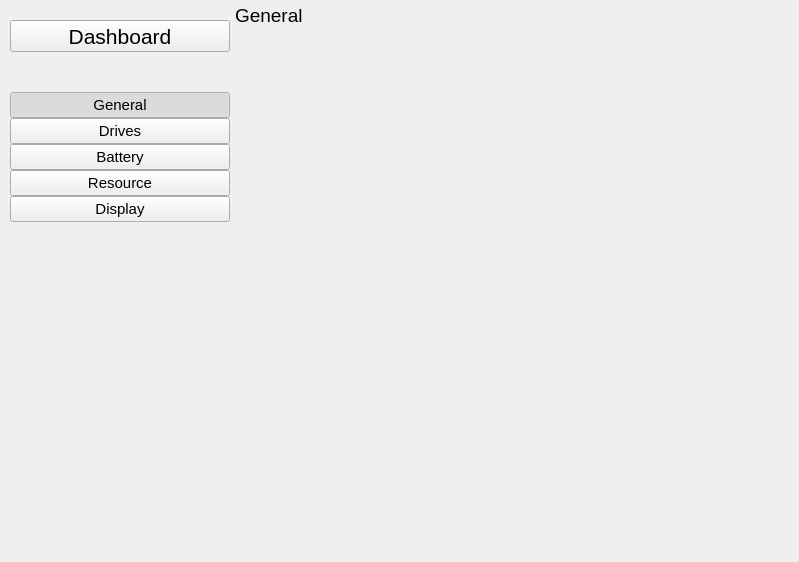
<?xml version="1.0" encoding="UTF-8"?>
<ui version="4.0">
 <class>dashboard</class>
 <widget class="QWidget" name="dashboard">
  <property name="geometry">
   <rect>
    <x>0</x>
    <y>0</y>
    <width>799</width>
    <height>562</height>
   </rect>
  </property>
  <property name="windowTitle">
   <string>Dashboard</string>
  </property>
  <property name="windowIcon">
   <iconset resource="icons.qrc">
    <normaloff>:/icons/dashboard.svg</normaloff>:/icons/dashboard.svg</iconset>
  </property>
  <property name="styleSheet">
   <string notr="true"/>
  </property>
  <layout class="QGridLayout" name="gridLayout">
   <property name="leftMargin">
    <number>0</number>
   </property>
   <property name="topMargin">
    <number>0</number>
   </property>
   <property name="rightMargin">
    <number>0</number>
   </property>
   <property name="bottomMargin">
    <number>0</number>
   </property>
   <property name="spacing">
    <number>0</number>
   </property>
   <item row="0" column="0" rowspan="2">
    <widget class="QWidget" name="shortcut" native="true">
     <property name="sizePolicy">
      <sizepolicy hsizetype="Expanding" vsizetype="Expanding">
       <horstretch>0</horstretch>
       <verstretch>0</verstretch>
      </sizepolicy>
     </property>
     <property name="minimumSize">
      <size>
       <width>200</width>
       <height>0</height>
      </size>
     </property>
     <property name="maximumSize">
      <size>
       <width>230</width>
       <height>16777215</height>
      </size>
     </property>
     <property name="accessibleName">
      <string>shortcut</string>
     </property>
     <layout class="QVBoxLayout" name="verticalLayout_3">
      <property name="spacing">
       <number>0</number>
      </property>
      <property name="leftMargin">
       <number>10</number>
      </property>
      <property name="topMargin">
       <number>20</number>
      </property>
      <property name="rightMargin">
       <number>0</number>
      </property>
      <property name="bottomMargin">
       <number>10</number>
      </property>
      <item>
       <widget class="QToolButton" name="appTitle">
        <property name="sizePolicy">
         <sizepolicy hsizetype="Preferred" vsizetype="Fixed">
          <horstretch>0</horstretch>
          <verstretch>0</verstretch>
         </sizepolicy>
        </property>
        <property name="font">
         <font>
          <pointsize>16</pointsize>
         </font>
        </property>
        <property name="focusPolicy">
         <enum>Qt::NoFocus</enum>
        </property>
        <property name="layoutDirection">
         <enum>Qt::LeftToRight</enum>
        </property>
        <property name="text">
         <string notr="true">Dashboard</string>
        </property>
        <property name="icon">
         <iconset resource="icons.qrc">
          <normaloff>:/icons/dashboard.svg</normaloff>:/icons/dashboard.svg</iconset>
        </property>
        <property name="iconSize">
         <size>
          <width>24</width>
          <height>24</height>
         </size>
        </property>
        <property name="toolButtonStyle">
         <enum>Qt::ToolButtonTextBesideIcon</enum>
        </property>
       </widget>
      </item>
      <item>
       <spacer name="verticalSpacer_2">
        <property name="orientation">
         <enum>Qt::Vertical</enum>
        </property>
        <property name="sizeType">
         <enum>QSizePolicy::Fixed</enum>
        </property>
        <property name="sizeHint" stdset="0">
         <size>
          <width>20</width>
          <height>40</height>
         </size>
        </property>
       </spacer>
      </item>
      <item>
       <widget class="QPushButton" name="Bgeneral">
        <property name="font">
         <font>
          <pointsize>11</pointsize>
         </font>
        </property>
        <property name="focusPolicy">
         <enum>Qt::NoFocus</enum>
        </property>
        <property name="styleSheet">
         <string notr="true"/>
        </property>
        <property name="text">
         <string>General</string>
        </property>
        <property name="icon">
         <iconset resource="icons.qrc">
          <normaloff>:/icons/general.svg</normaloff>:/icons/general.svg</iconset>
        </property>
        <property name="iconSize">
         <size>
          <width>22</width>
          <height>22</height>
         </size>
        </property>
        <property name="checkable">
         <bool>true</bool>
        </property>
        <property name="checked">
         <bool>true</bool>
        </property>
       </widget>
      </item>
      <item>
       <widget class="QPushButton" name="Bdrives">
        <property name="font">
         <font>
          <pointsize>11</pointsize>
         </font>
        </property>
        <property name="focusPolicy">
         <enum>Qt::NoFocus</enum>
        </property>
        <property name="text">
         <string>Drives</string>
        </property>
        <property name="icon">
         <iconset resource="icons.qrc">
          <normaloff>:/icons/drive.svg</normaloff>:/icons/drive.svg</iconset>
        </property>
        <property name="iconSize">
         <size>
          <width>22</width>
          <height>22</height>
         </size>
        </property>
        <property name="checkable">
         <bool>true</bool>
        </property>
        <property name="checked">
         <bool>false</bool>
        </property>
       </widget>
      </item>
      <item>
       <widget class="QPushButton" name="Bbattery">
        <property name="font">
         <font>
          <pointsize>11</pointsize>
         </font>
        </property>
        <property name="focusPolicy">
         <enum>Qt::NoFocus</enum>
        </property>
        <property name="text">
         <string>Battery</string>
        </property>
        <property name="icon">
         <iconset resource="icons.qrc">
          <normaloff>:/icons/battery.svg</normaloff>:/icons/battery.svg</iconset>
        </property>
        <property name="iconSize">
         <size>
          <width>22</width>
          <height>22</height>
         </size>
        </property>
        <property name="checkable">
         <bool>true</bool>
        </property>
        <property name="checked">
         <bool>false</bool>
        </property>
       </widget>
      </item>
      <item>
       <widget class="QPushButton" name="Bresource">
        <property name="font">
         <font>
          <pointsize>11</pointsize>
         </font>
        </property>
        <property name="focusPolicy">
         <enum>Qt::NoFocus</enum>
        </property>
        <property name="text">
         <string>Resource</string>
        </property>
        <property name="icon">
         <iconset resource="icons.qrc">
          <normaloff>:/icons/resource.svg</normaloff>:/icons/resource.svg</iconset>
        </property>
        <property name="iconSize">
         <size>
          <width>22</width>
          <height>22</height>
         </size>
        </property>
        <property name="checkable">
         <bool>true</bool>
        </property>
        <property name="checked">
         <bool>false</bool>
        </property>
       </widget>
      </item>
      <item>
       <widget class="QPushButton" name="Bdisplay">
        <property name="font">
         <font>
          <pointsize>11</pointsize>
         </font>
        </property>
        <property name="focusPolicy">
         <enum>Qt::NoFocus</enum>
        </property>
        <property name="text">
         <string>Display</string>
        </property>
        <property name="icon">
         <iconset resource="icons.qrc">
          <normaloff>:/icons/desktop.svg</normaloff>:/icons/desktop.svg</iconset>
        </property>
        <property name="iconSize">
         <size>
          <width>22</width>
          <height>22</height>
         </size>
        </property>
        <property name="checkable">
         <bool>true</bool>
        </property>
        <property name="checked">
         <bool>false</bool>
        </property>
       </widget>
      </item>
      <item>
       <spacer name="verticalSpacer_3">
        <property name="orientation">
         <enum>Qt::Vertical</enum>
        </property>
        <property name="sizeHint" stdset="0">
         <size>
          <width>20</width>
          <height>10</height>
         </size>
        </property>
       </spacer>
      </item>
     </layout>
    </widget>
   </item>
   <item row="0" column="1">
    <widget class="QFrame" name="nameBar">
     <property name="minimumSize">
      <size>
       <width>0</width>
       <height>30</height>
      </size>
     </property>
     <property name="maximumSize">
      <size>
       <width>16777215</width>
       <height>30</height>
      </size>
     </property>
     <property name="accessibleName">
      <string>nameBar</string>
     </property>
     <property name="frameShape">
      <enum>QFrame::NoFrame</enum>
     </property>
     <property name="frameShadow">
      <enum>QFrame::Plain</enum>
     </property>
     <property name="lineWidth">
      <number>0</number>
     </property>
     <layout class="QHBoxLayout" name="horizontalLayout">
      <property name="spacing">
       <number>4</number>
      </property>
      <property name="leftMargin">
       <number>5</number>
      </property>
      <property name="topMargin">
       <number>0</number>
      </property>
      <property name="rightMargin">
       <number>2</number>
      </property>
      <property name="bottomMargin">
       <number>0</number>
      </property>
      <item>
       <widget class="QLabel" name="selectedsection">
        <property name="sizePolicy">
         <sizepolicy hsizetype="Expanding" vsizetype="Preferred">
          <horstretch>0</horstretch>
          <verstretch>0</verstretch>
         </sizepolicy>
        </property>
        <property name="minimumSize">
         <size>
          <width>0</width>
          <height>30</height>
         </size>
        </property>
        <property name="maximumSize">
         <size>
          <width>200</width>
          <height>16777215</height>
         </size>
        </property>
        <property name="font">
         <font>
          <pointsize>14</pointsize>
         </font>
        </property>
        <property name="text">
         <string>General</string>
        </property>
       </widget>
      </item>
      <item>
       <spacer name="horizontalSpacer">
        <property name="orientation">
         <enum>Qt::Horizontal</enum>
        </property>
        <property name="sizeHint" stdset="0">
         <size>
          <width>40</width>
          <height>20</height>
         </size>
        </property>
       </spacer>
      </item>
     </layout>
    </widget>
   </item>
   <item row="1" column="1">
    <widget class="QStackedWidget" name="pages">
     <property name="currentIndex">
      <number>4</number>
     </property>
     <widget class="QWidget" name="pageGeneral">
      <property name="accessibleName">
       <string>pages</string>
      </property>
      <property name="styleSheet">
       <string notr="true"/>
      </property>
      <layout class="QVBoxLayout" name="pGeneralLayout">
       <property name="spacing">
        <number>0</number>
       </property>
       <property name="leftMargin">
        <number>0</number>
       </property>
       <property name="topMargin">
        <number>0</number>
       </property>
       <property name="rightMargin">
        <number>0</number>
       </property>
       <property name="bottomMargin">
        <number>0</number>
       </property>
      </layout>
     </widget>
     <widget class="QWidget" name="pageDrives">
      <property name="accessibleName">
       <string>pages</string>
      </property>
      <property name="styleSheet">
       <string notr="true"/>
      </property>
      <layout class="QVBoxLayout" name="pDriveLayout">
       <property name="spacing">
        <number>0</number>
       </property>
       <property name="leftMargin">
        <number>0</number>
       </property>
       <property name="topMargin">
        <number>0</number>
       </property>
       <property name="rightMargin">
        <number>0</number>
       </property>
       <property name="bottomMargin">
        <number>0</number>
       </property>
      </layout>
     </widget>
     <widget class="QWidget" name="pageBattery">
      <property name="accessibleName">
       <string>pages</string>
      </property>
      <layout class="QVBoxLayout" name="pBatteryLayout">
       <property name="spacing">
        <number>0</number>
       </property>
       <property name="leftMargin">
        <number>0</number>
       </property>
       <property name="topMargin">
        <number>0</number>
       </property>
       <property name="rightMargin">
        <number>0</number>
       </property>
       <property name="bottomMargin">
        <number>0</number>
       </property>
      </layout>
     </widget>
     <widget class="QWidget" name="pageResource">
      <property name="accessibleName">
       <string>pages</string>
      </property>
      <layout class="QVBoxLayout" name="pResourceLayout">
       <property name="spacing">
        <number>0</number>
       </property>
       <property name="leftMargin">
        <number>0</number>
       </property>
       <property name="topMargin">
        <number>0</number>
       </property>
       <property name="rightMargin">
        <number>0</number>
       </property>
       <property name="bottomMargin">
        <number>0</number>
       </property>
      </layout>
     </widget>
     <widget class="QWidget" name="pageDisplay">
      <property name="font">
       <font>
        <pointsize>11</pointsize>
        <weight>75</weight>
        <bold>true</bold>
       </font>
      </property>
      <property name="accessibleName">
       <string>pages</string>
      </property>
      <layout class="QVBoxLayout" name="pDisplayLayout">
       <property name="spacing">
        <number>0</number>
       </property>
       <property name="leftMargin">
        <number>0</number>
       </property>
       <property name="topMargin">
        <number>0</number>
       </property>
       <property name="rightMargin">
        <number>0</number>
       </property>
       <property name="bottomMargin">
        <number>0</number>
       </property>
      </layout>
     </widget>
    </widget>
   </item>
  </layout>
 </widget>
 <resources>
  <include location="icons.qrc"/>
 </resources>
 <connections/>
</ui>
